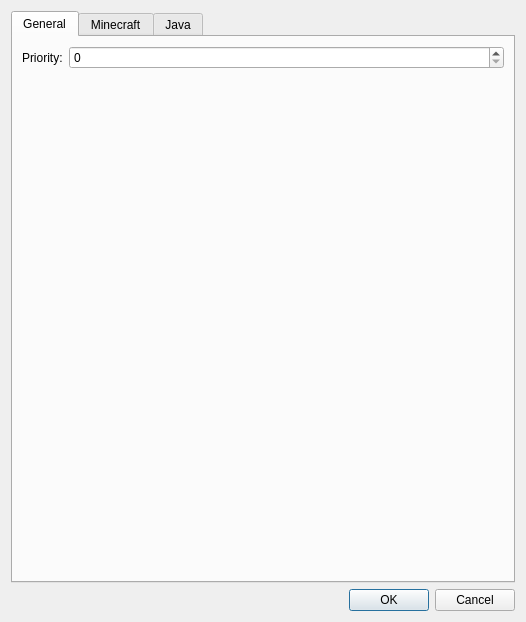
<?xml version="1.0" encoding="UTF-8"?>
<ui version="4.0">
 <class>InstanceSettings</class>
 <widget class="QDialog" name="InstanceSettings">
  <property name="geometry">
   <rect>
    <x>0</x>
    <y>0</y>
    <width>526</width>
    <height>622</height>
   </rect>
  </property>
  <property name="windowTitle">
   <string/>
  </property>
  <layout class="QVBoxLayout" name="verticalLayout">
   <item>
    <widget class="QTabWidget" name="settingsTabs">
     <property name="tabShape">
      <enum>QTabWidget::Rounded</enum>
     </property>
     <property name="currentIndex">
      <number>0</number>
     </property>
     <widget class="QWidget" name="generalTab">
      <attribute name="title">
       <string>General</string>
      </attribute>
      <layout class="QFormLayout" name="formLayout">
       <item row="0" column="0">
        <widget class="QLabel" name="label">
         <property name="text">
          <string>Priority:</string>
         </property>
        </widget>
       </item>
       <item row="0" column="1">
        <widget class="QSpinBox" name="priorityBox"/>
       </item>
      </layout>
     </widget>
     <widget class="QWidget" name="minecraftTab">
      <attribute name="title">
       <string>Minecraft</string>
      </attribute>
      <layout class="QVBoxLayout" name="verticalLayout_3">
       <item>
        <widget class="QGroupBox" name="windowSizeGroupBox">
         <property name="enabled">
          <bool>true</bool>
         </property>
         <property name="title">
          <string>Window Size</string>
         </property>
         <property name="checkable">
          <bool>true</bool>
         </property>
         <property name="checked">
          <bool>false</bool>
         </property>
         <layout class="QVBoxLayout" name="verticalLayout_4">
          <item>
           <widget class="QCheckBox" name="maximizedCheckBox">
            <property name="text">
             <string>Start Minecraft maximized?</string>
            </property>
           </widget>
          </item>
          <item>
           <layout class="QGridLayout" name="gridLayoutWindowSize">
            <item row="1" column="0">
             <widget class="QLabel" name="labelWindowHeight">
              <property name="text">
               <string>Window height:</string>
              </property>
             </widget>
            </item>
            <item row="0" column="0">
             <widget class="QLabel" name="labelWindowWidth">
              <property name="text">
               <string>Window width:</string>
              </property>
             </widget>
            </item>
            <item row="0" column="1">
             <widget class="QSpinBox" name="windowWidthSpinBox">
              <property name="minimum">
               <number>854</number>
              </property>
              <property name="maximum">
               <number>65536</number>
              </property>
              <property name="singleStep">
               <number>1</number>
              </property>
              <property name="value">
               <number>854</number>
              </property>
             </widget>
            </item>
            <item row="1" column="1">
             <widget class="QSpinBox" name="windowHeightSpinBox">
              <property name="minimum">
               <number>480</number>
              </property>
              <property name="maximum">
               <number>65536</number>
              </property>
              <property name="value">
               <number>480</number>
              </property>
             </widget>
            </item>
           </layout>
          </item>
         </layout>
        </widget>
       </item>
       <item>
        <widget class="QGroupBox" name="consoleSettingsBox">
         <property name="enabled">
          <bool>true</bool>
         </property>
         <property name="title">
          <string>Console Settings</string>
         </property>
         <property name="checkable">
          <bool>true</bool>
         </property>
         <property name="checked">
          <bool>false</bool>
         </property>
         <layout class="QVBoxLayout" name="verticalLayout_2">
          <item>
           <widget class="QCheckBox" name="showConsoleCheck">
            <property name="text">
             <string>Show console while the game is running?</string>
            </property>
           </widget>
          </item>
          <item>
           <widget class="QCheckBox" name="autoCloseConsoleCheck">
            <property name="text">
             <string>Automatically close console when the game quits?</string>
            </property>
           </widget>
          </item>
         </layout>
        </widget>
       </item>
       <item>
        <widget class="QGroupBox" name="accountSettingsBox">
         <property name="enabled">
          <bool>true</bool>
         </property>
         <property name="title">
          <string>Account Settings</string>
         </property>
         <property name="checkable">
          <bool>true</bool>
         </property>
         <property name="checked">
          <bool>false</bool>
         </property>
         <layout class="QVBoxLayout" name="verticalLayout_6">
          <item>
           <widget class="QCheckBox" name="autoLoginCheckBox">
            <property name="text">
             <string>Login automatically when an instance icon is double clicked?</string>
            </property>
           </widget>
          </item>
         </layout>
        </widget>
       </item>
       <item>
        <spacer name="verticalSpacerMinecraft">
         <property name="orientation">
          <enum>Qt::Vertical</enum>
         </property>
         <property name="sizeHint" stdset="0">
          <size>
           <width>20</width>
           <height>40</height>
          </size>
         </property>
        </spacer>
       </item>
      </layout>
     </widget>
     <widget class="QWidget" name="javaTab">
      <attribute name="title">
       <string>Java</string>
      </attribute>
      <layout class="QVBoxLayout" name="verticalLayout_5">
       <item>
        <widget class="QGroupBox" name="memoryGroupBox">
         <property name="enabled">
          <bool>true</bool>
         </property>
         <property name="title">
          <string>Memory</string>
         </property>
         <property name="checkable">
          <bool>true</bool>
         </property>
         <property name="checked">
          <bool>false</bool>
         </property>
         <layout class="QGridLayout" name="gridLayout_2">
          <item row="1" column="1">
           <widget class="QSpinBox" name="maxMemSpinBox">
            <property name="minimum">
             <number>512</number>
            </property>
            <property name="maximum">
             <number>65536</number>
            </property>
            <property name="singleStep">
             <number>128</number>
            </property>
            <property name="value">
             <number>1024</number>
            </property>
           </widget>
          </item>
          <item row="0" column="0">
           <widget class="QLabel" name="labelMinMem">
            <property name="text">
             <string>Minimum memory allocation:</string>
            </property>
           </widget>
          </item>
          <item row="1" column="0">
           <widget class="QLabel" name="labelMaxMem">
            <property name="text">
             <string>Maximum memory allocation:</string>
            </property>
           </widget>
          </item>
          <item row="0" column="1">
           <widget class="QSpinBox" name="minMemSpinBox">
            <property name="minimum">
             <number>256</number>
            </property>
            <property name="maximum">
             <number>65536</number>
            </property>
            <property name="singleStep">
             <number>128</number>
            </property>
            <property name="value">
             <number>256</number>
            </property>
           </widget>
          </item>
          <item row="2" column="1">
           <widget class="QSpinBox" name="permGenSpinBox">
            <property name="minimum">
             <number>64</number>
            </property>
            <property name="maximum">
             <number>999999999</number>
            </property>
            <property name="singleStep">
             <number>8</number>
            </property>
            <property name="value">
             <number>64</number>
            </property>
           </widget>
          </item>
          <item row="2" column="0">
           <widget class="QLabel" name="labelPermGen">
            <property name="text">
             <string>PermGen:</string>
            </property>
           </widget>
          </item>
         </layout>
        </widget>
       </item>
       <item>
        <widget class="QGroupBox" name="javaSettingsGroupBox">
         <property name="enabled">
          <bool>true</bool>
         </property>
         <property name="title">
          <string>Java Settings</string>
         </property>
         <property name="checkable">
          <bool>true</bool>
         </property>
         <property name="checked">
          <bool>false</bool>
         </property>
         <layout class="QGridLayout" name="gridLayout_3">
          <item row="2" column="4">
           <widget class="QPushButton" name="javaTestBtn">
            <property name="text">
             <string>Test</string>
            </property>
           </widget>
          </item>
          <item row="0" column="0">
           <widget class="QLabel" name="labelJavaPath">
            <property name="text">
             <string>Java path:</string>
            </property>
           </widget>
          </item>
          <item row="3" column="0">
           <widget class="QLabel" name="labelJVMArgs">
            <property name="text">
             <string>JVM arguments:</string>
            </property>
           </widget>
          </item>
          <item row="3" column="2" colspan="3">
           <widget class="QLineEdit" name="jvmArgsTextBox"/>
          </item>
          <item row="0" column="2" colspan="3">
           <widget class="QLineEdit" name="javaPathTextBox"/>
          </item>
          <item row="2" column="3">
           <widget class="QPushButton" name="javaBrowseBtn">
            <property name="text">
             <string>Browse...</string>
            </property>
           </widget>
          </item>
          <item row="2" column="2">
           <widget class="QPushButton" name="javaDetectBtn">
            <property name="text">
             <string>Auto-detect...</string>
            </property>
           </widget>
          </item>
         </layout>
        </widget>
       </item>
       <item>
        <widget class="QGroupBox" name="customCommandsGroupBox">
         <property name="enabled">
          <bool>true</bool>
         </property>
         <property name="title">
          <string>Custom Commands</string>
         </property>
         <property name="checkable">
          <bool>true</bool>
         </property>
         <property name="checked">
          <bool>false</bool>
         </property>
         <layout class="QGridLayout" name="gridLayout_4">
          <item row="0" column="1">
           <widget class="QLineEdit" name="preLaunchCmdTextBox"/>
          </item>
          <item row="1" column="0">
           <widget class="QLabel" name="labelPostExitCmd">
            <property name="text">
             <string>Post-exit command:</string>
            </property>
           </widget>
          </item>
          <item row="0" column="0">
           <widget class="QLabel" name="labelPreLaunchCmd">
            <property name="text">
             <string>Pre-launch command:</string>
            </property>
           </widget>
          </item>
          <item row="1" column="1">
           <widget class="QLineEdit" name="postExitCmdTextBox"/>
          </item>
         </layout>
        </widget>
       </item>
       <item>
        <widget class="QLabel" name="labelCustomCmdsDescription">
         <property name="enabled">
          <bool>false</bool>
         </property>
         <property name="sizePolicy">
          <sizepolicy hsizetype="MinimumExpanding" vsizetype="MinimumExpanding">
           <horstretch>0</horstretch>
           <verstretch>0</verstretch>
          </sizepolicy>
         </property>
         <property name="text">
          <string>Pre-launch command runs before the instance launches and post-exit command runs after it exits. Both will be run in MultiMC's working directory with INST_ID, INST_DIR, and INST_NAME as environment variables.</string>
         </property>
         <property name="alignment">
          <set>Qt::AlignLeading|Qt::AlignLeft|Qt::AlignTop</set>
         </property>
         <property name="wordWrap">
          <bool>true</bool>
         </property>
         <property name="textInteractionFlags">
          <set>Qt::LinksAccessibleByMouse|Qt::TextSelectableByMouse</set>
         </property>
        </widget>
       </item>
      </layout>
     </widget>
    </widget>
   </item>
   <item>
    <widget class="QDialogButtonBox" name="buttonBox">
     <property name="orientation">
      <enum>Qt::Horizontal</enum>
     </property>
     <property name="standardButtons">
      <set>QDialogButtonBox::Cancel|QDialogButtonBox::Ok</set>
     </property>
    </widget>
   </item>
  </layout>
 </widget>
 <tabstops>
  <tabstop>settingsTabs</tabstop>
  <tabstop>buttonBox</tabstop>
  <tabstop>windowSizeGroupBox</tabstop>
  <tabstop>maximizedCheckBox</tabstop>
  <tabstop>windowWidthSpinBox</tabstop>
  <tabstop>windowHeightSpinBox</tabstop>
  <tabstop>consoleSettingsBox</tabstop>
  <tabstop>showConsoleCheck</tabstop>
  <tabstop>autoCloseConsoleCheck</tabstop>
  <tabstop>accountSettingsBox</tabstop>
  <tabstop>memoryGroupBox</tabstop>
  <tabstop>minMemSpinBox</tabstop>
  <tabstop>maxMemSpinBox</tabstop>
  <tabstop>permGenSpinBox</tabstop>
  <tabstop>javaSettingsGroupBox</tabstop>
  <tabstop>jvmArgsTextBox</tabstop>
  <tabstop>customCommandsGroupBox</tabstop>
  <tabstop>preLaunchCmdTextBox</tabstop>
  <tabstop>postExitCmdTextBox</tabstop>
 </tabstops>
 <resources/>
 <connections/>
</ui>
